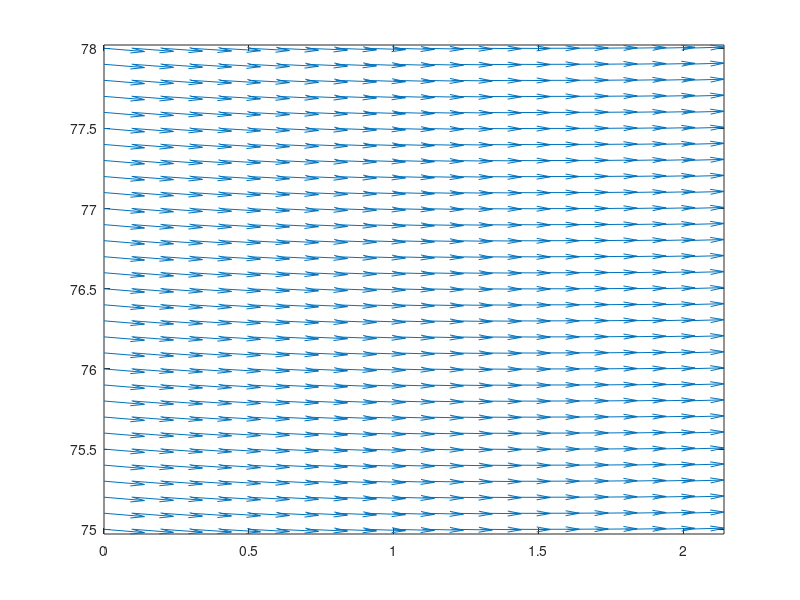

Reproduce this figure in MATLAB.
[s, p] = meshgrid(75:0.1:78, 0:0.1:2);
mi = 0.01;
b1 = 20;
b2 = 0.1;
teta = 0.5;
psi = 0.05;
b0 = 500;
m = 100;
y_n = 2000;
i_ext = 3;
p_ext = 0;



%ds = ((psi*b1)/(teta+psi*b2)).*s + ((1-psi*b1)/(teta+psi*b2)).*p -i_ext + (psi*b0 + psi*b1*p_ext - m)/(teta + psi*b2);
%dp = ((mi*teta*b1)/(teta + psi*b2)).*s +((-mi*teta*b1 -mi*b2)/(teta+psi*b2)).*p - mi*y_n + (mi*teta*b1*p_ext + mi*b0 + mi*b2*m)/(teta + psi*b2);

ds = (1/teta).*p -(1/teta)*m + (psi/teta)*y_n -i_ext
dp = -mi*b1.*p -mi*(b2/teta).*p + mi*b1.*s + mi*b0 + (mi*b2*m)/teta + mi*b1*p_ext -mi*i_ext -(mi*psi*b2*i_ext)*y_n 

norm_factor = sqrt(ds.^2 + dp.^2);
ds_norm = ds./norm_factor;
dp_norm = dp./norm_factor;

quiver(p,s,dp_norm,ds_norm)
axis tight

%quiver(p, e, dp_norm, de_norm);
%quiver(p, e)